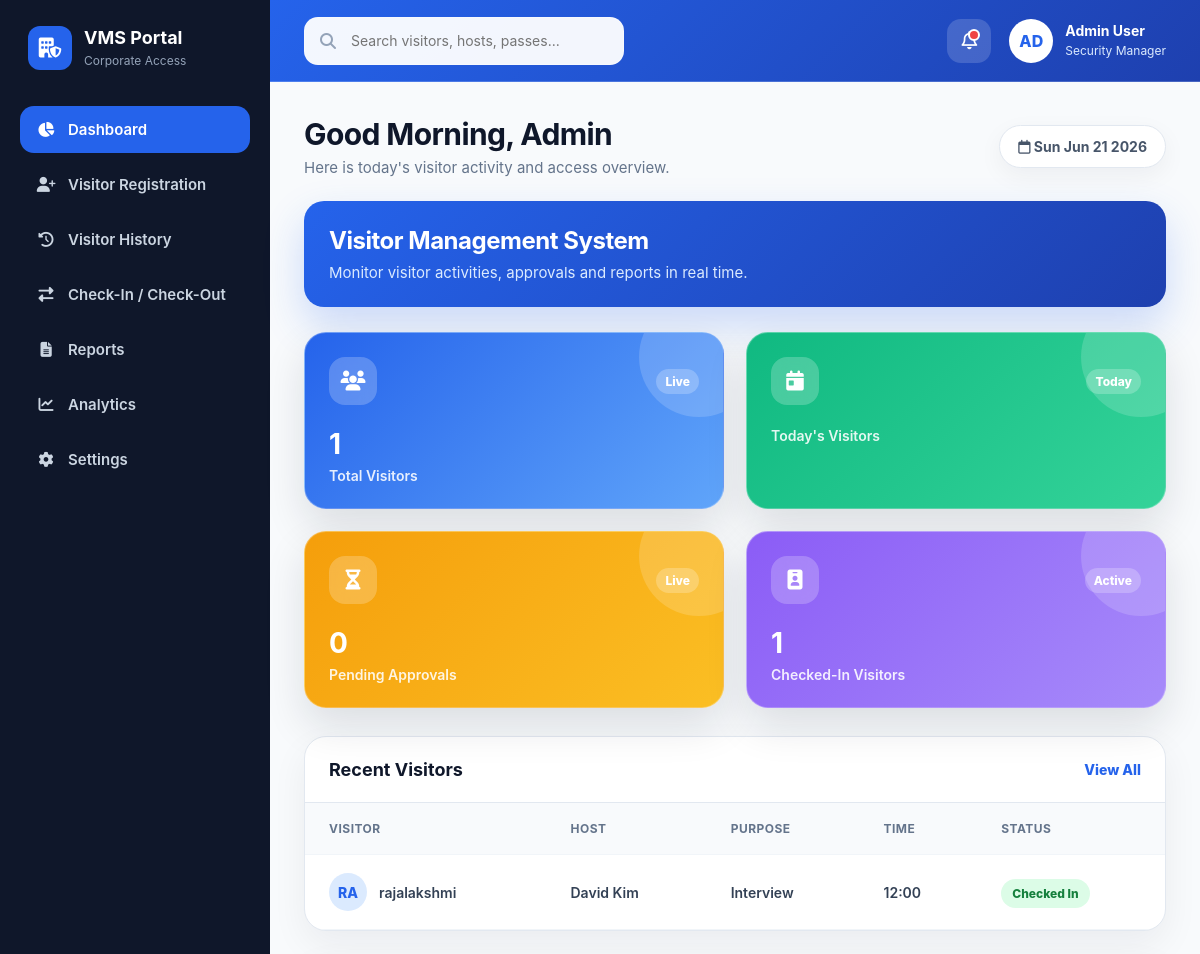
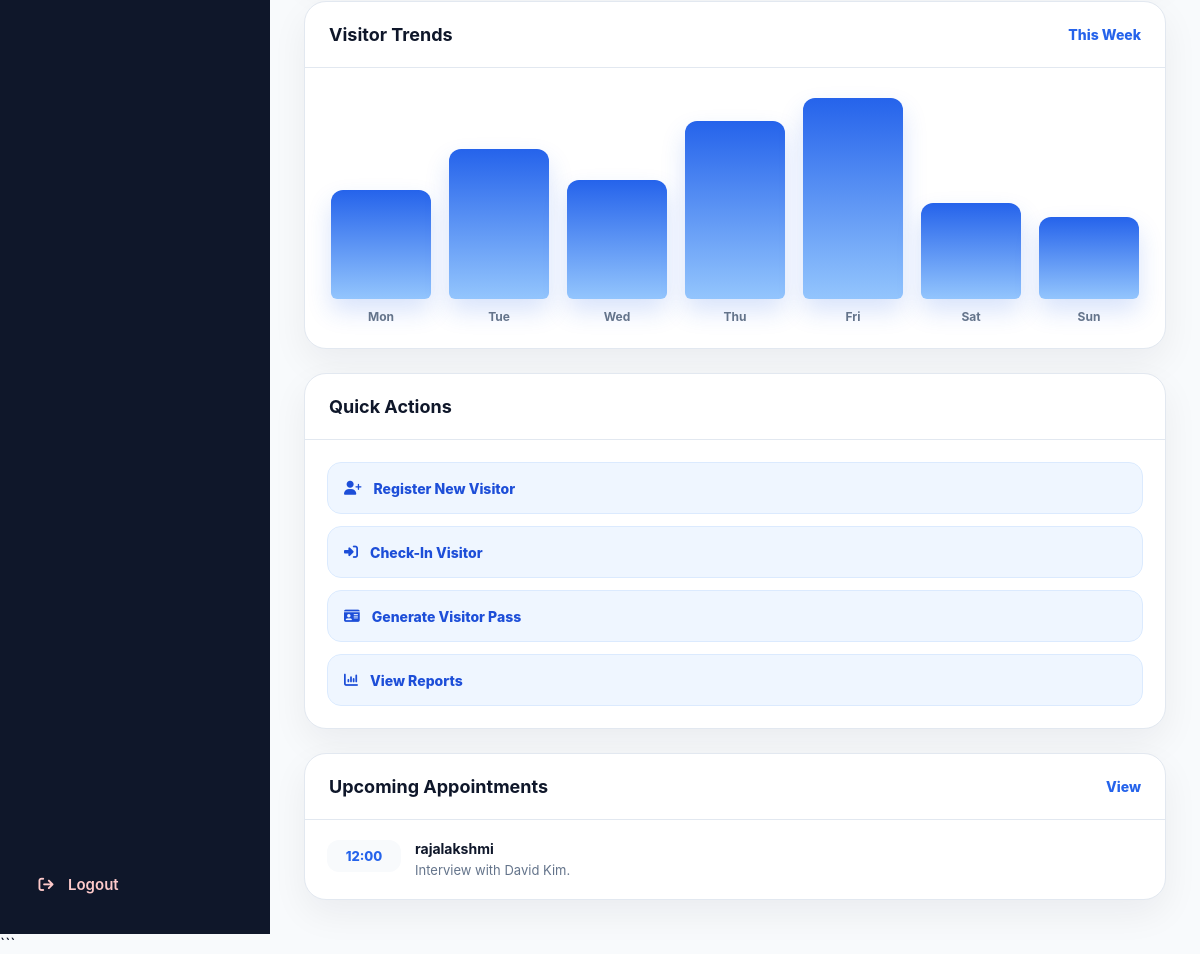
Page /dashboard on the earlier database version (2 pictures, top to bottom).
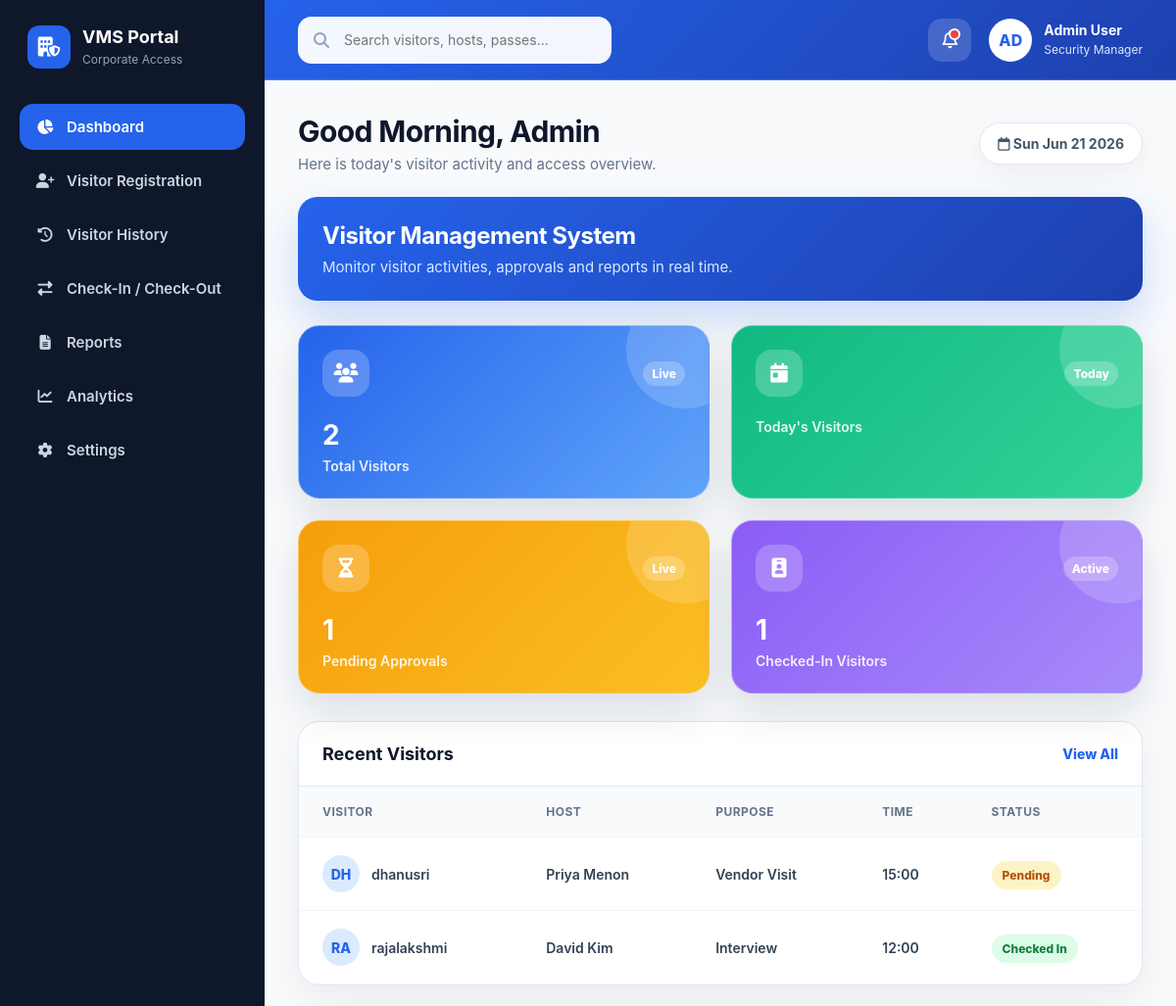
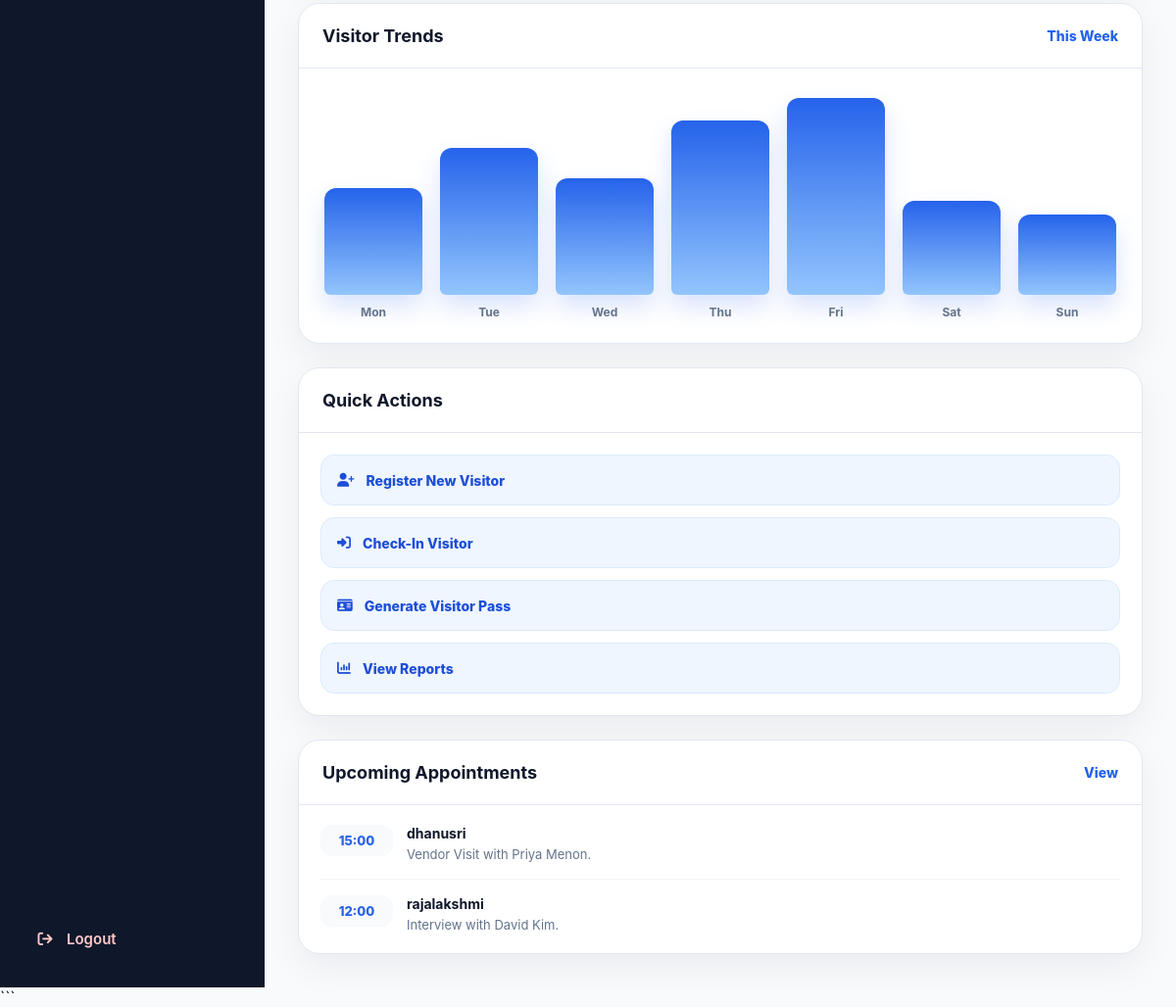
Same page on the later database version (2 pictures, top to bottom).
### tables this page shows
CREATE TABLE visitors (
            id INTEGER PRIMARY KEY AUTOINCREMENT,
            visitor_id TEXT UNIQUE,
            name TEXT NOT NULL,
            mobile TEXT,
            email TEXT,
            gender TEXT,
            dob TEXT,
            visitor_type TEXT,
            company TEXT,
            purpose TEXT,
            purpose_details TEXT,
            department TEXT,
            host TEXT,
            visit_date TEXT,
            visit_time TEXT,
            address TEXT,
            emergency_contact TEXT,
            vehicle_number TEXT,
            status TEXT DEFAULT 'Pending Check-In',
            registration_time TEXT,
            checkin_time TEXT,
            checkout_time TEXT
        );

### app.py (the view)
@app.route("/dashboard")
def dashboard():
    conn = get_db_connection()
    cursor = conn.cursor()
    cursor.execute("SELECT COUNT(*) FROM visitors")
    total_visitors = cursor.fetchone()[0]
    cursor.execute("SELECT COUNT(*) FROM visitors WHERE status='Pending Check-In'")
    pending_visitors = cursor.fetchone()[0]
    cursor.execute("SELECT COUNT(*) FROM visitors WHERE status='Checked In'")
    checked_in_visitors = cursor.fetchone()[0]
    cursor.execute("SELECT COUNT(*) FROM visitors WHERE status='Checked Out'")
    checked_out_visitors = cursor.fetchone()[0]
    cursor.execute("SELECT * FROM visitors ORDER BY id DESC LIMIT 5")
    recent_visitors = cursor.fetchall()
    conn.close()
    return render_template(
        "dashboard.html",
        total_visitors=total_visitors,
        pending_visitors=pending_visitors,
        checked_in_visitors=checked_in_visitors,
        checked_out_visitors=checked_out_visitors,
        recent_visitors=recent_visitors
    )

### app.py (called while the page is built)
def get_db_connection():
    conn = sqlite3.connect(DB_NAME)
    conn.row_factory = sqlite3.Row
    return conn

### templates/dashboard.html (shortened to what the changed rows need)
<!DOCTYPE html>
<html lang="en">
<head>
  <link
    rel="stylesheet"
    href="https://cdnjs.cloudflare.com/ajax/libs/font-awesome/6.5.0/css/all.min.css"
  />
</head>
<body>
  <div class="dashboard">
    <aside class="sidebar">
      <div>
        <a href="{{ url_for('dashboard') }}" class="logo" style="text-decoration:none; color:inherit;">
          <div class="logo-text">
            <h2>VMS Portal</h2>
          </div>
        </a>
      </div>
    </aside>
    <main class="main">
      <section class="content">
        <div class="welcome">
          <div>
            <h1>Welcome back, Admin</h1>
          </div>
        </div>
        <div class="welcome-banner">
          <h2>Visitor Management System</h2>
        </div>
        <div class="stats-grid">
          <a href="{{ url_for('history') }}" class="stat-card">
            <div class="stat-top">
              <div class="stat-icon">
              </div>
              <span class="stat-change">Live</span>
            </div>
            <h3>{{ total_visitors }}</h3>
            <p>Total Visitors</p>
          </a>
          <a href="{{ url_for('history') }}" class="stat-card">
            <div class="stat-top">
              <div class="stat-icon">
              </div>
              <span class="stat-change">Live</span>
            </div>
            <h3>{{ pending_visitors }}</h3>
            <p>Pending Approvals</p>
          </a>
        </div>
        <div class="dashboard-grid">
          <div>
            <section class="card">
              <table>
                <thead>
                  <tr>
                    <th>Visitor</th>
                    <th>Host</th>
                    <th>Purpose</th>
                    <th>Time</th>
                    <th>Status</th>
                  </tr>
                </thead>
                <tbody>
                  {% for v in recent_visitors %}
                  <tr>
                    <td>
                      <div class="visitor">
                        <div class="visitor-avatar">{{ v.name[:2]|upper }}</div>
                        {{ v.name }}
                      </div>
                    </td>
                    <td>{{ v.host or "-" }}</td>
                    <td>{{ v.purpose or "-" }}</td>
                    <td>{{ v.visit_time or "-" }}</td>
                    <td>
                      {% if v.status == "Checked In" %}
                        <span class="status checked">Checked In</span>
                      {% elif v.status == "Pending Check-In" %}
                        <span class="status pending">Pending</span>
                      {% elif v.status == "Checked Out" %}
                        <span class="status scheduled">Checked Out</span>
                      {% else %}
                        <span class="status scheduled">{{ v.status }}</span>
                      {% endif %}
                    </td>
                  </tr>
                  {% endfor %}
                </tbody>
              </table>
            </section>
          </div>
          <aside class="side-stack">
            <section class="card">
              <div class="appointments">
                {% for v in recent_visitors[:3] %}
                <div class="appointment">
                  <div class="time">{{ v.visit_time or "-" }}</div>
                  <div>
                    <h4>{{ v.name }}</h4>
                    <p>{{ v.purpose or "Visitor appointment" }} with {{ v.host or "assigned host" }}.</p>
                  </div>
                </div>
                {% endfor %}
              </div>
            </section>
          </aside>
        </div>
      </section>
    </main>
  </div>
</body>
</html>

Differences in the rows shown:
added visitors: name "DH", name "dhanusri", host "Priya Menon", purpose "Vendor Visit", visit_time "15:00", status "Pending"
Other differences:
{{ total_visitors }}: "1" → "2"
{{ pending_visitors }}: "0" → "1"
